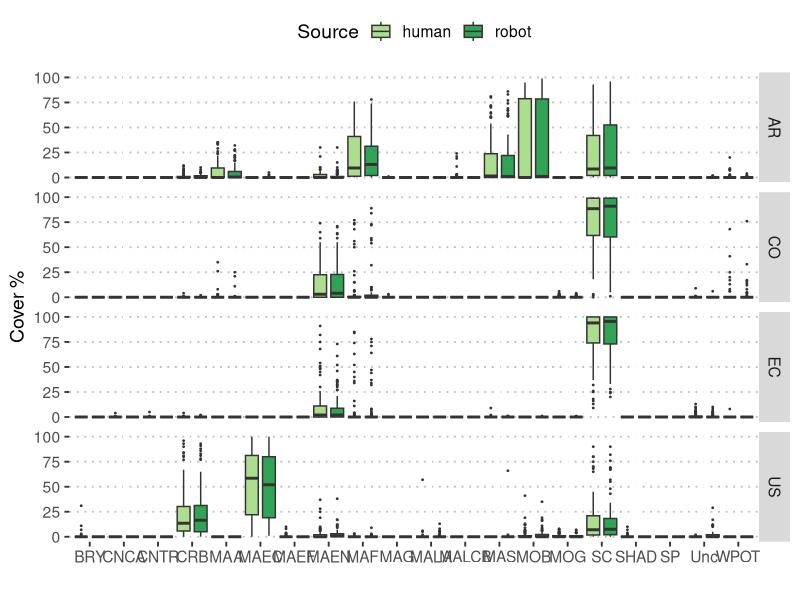
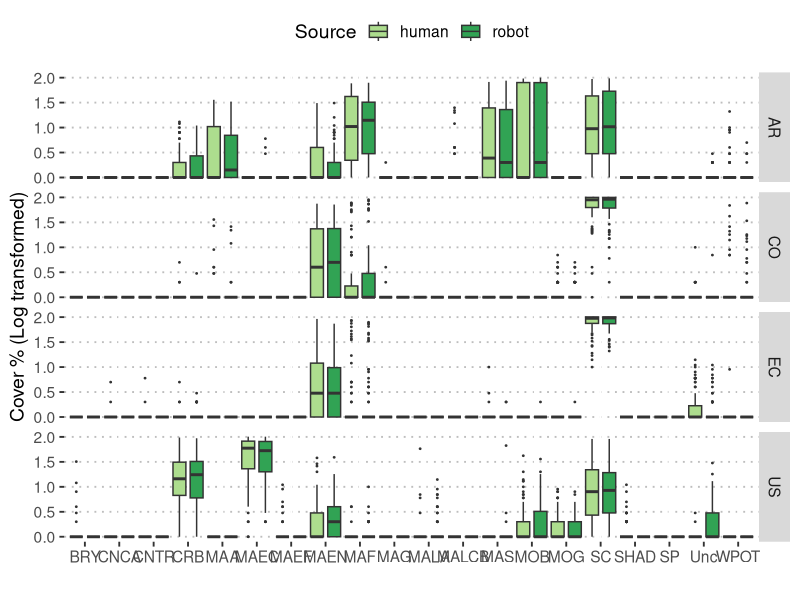
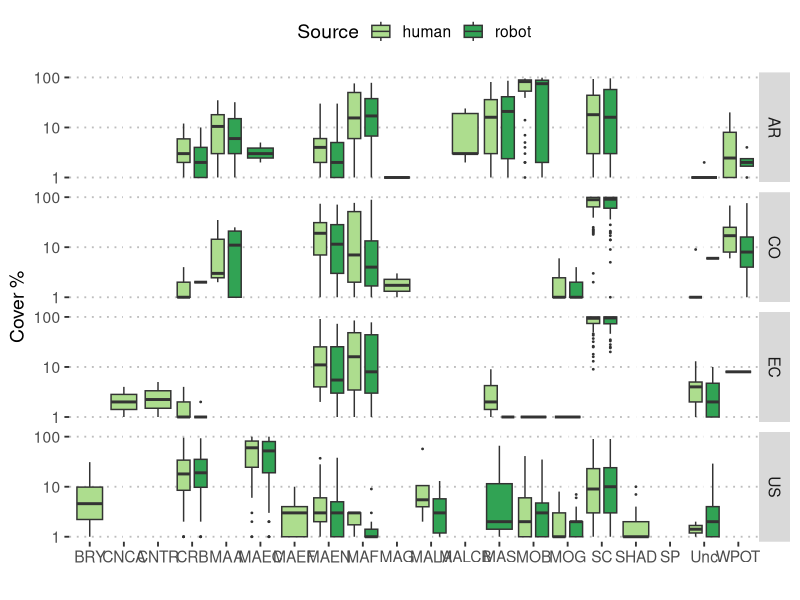
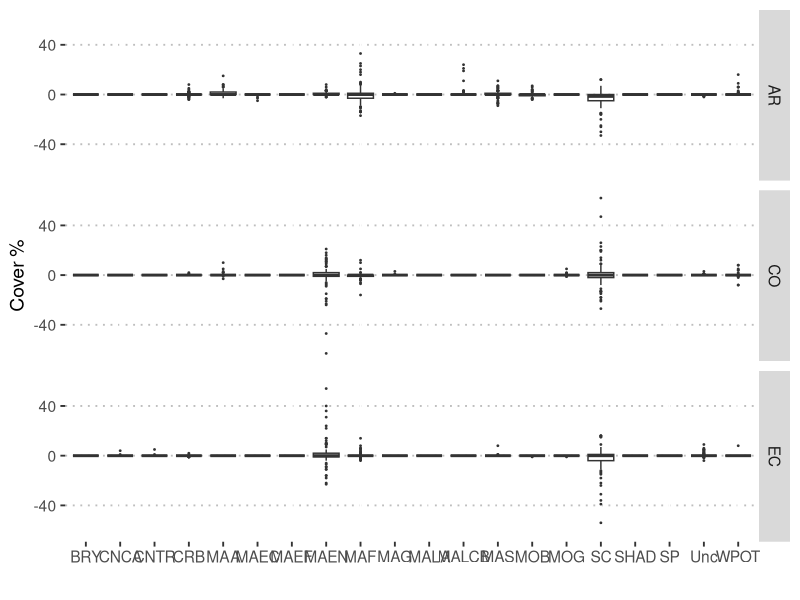
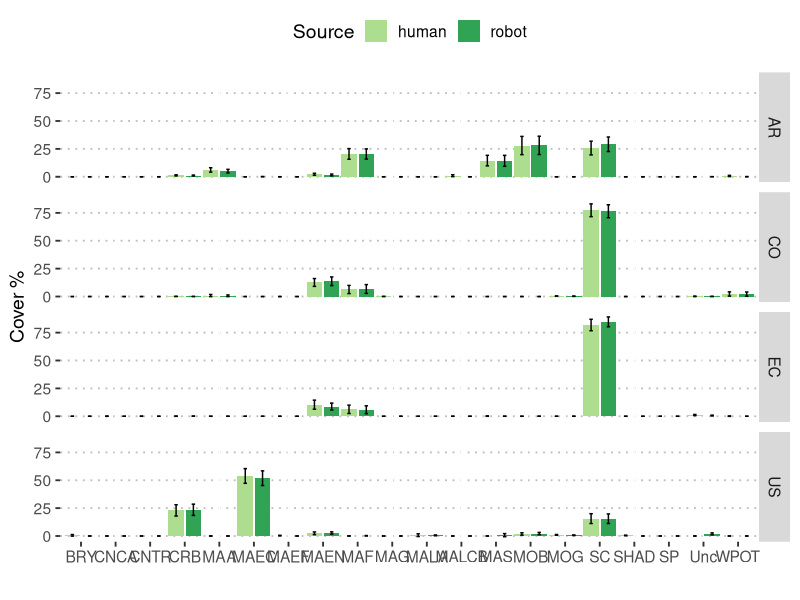
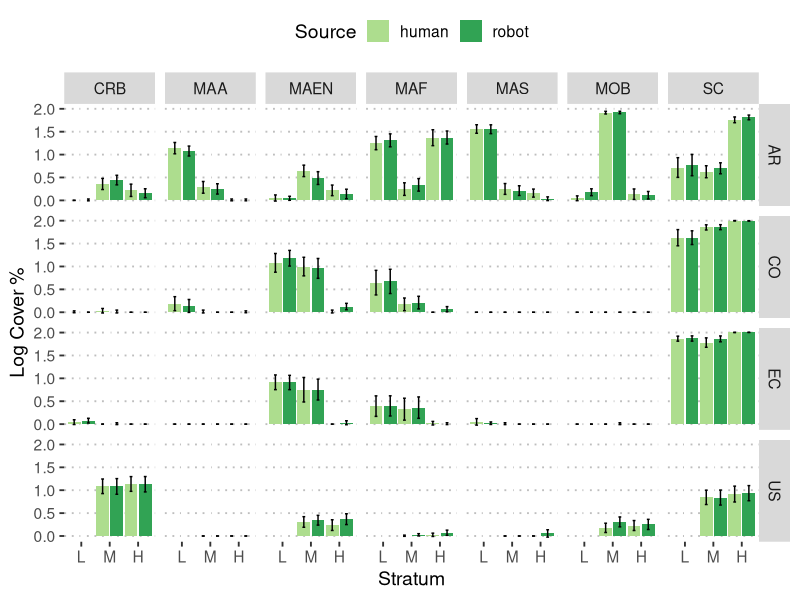
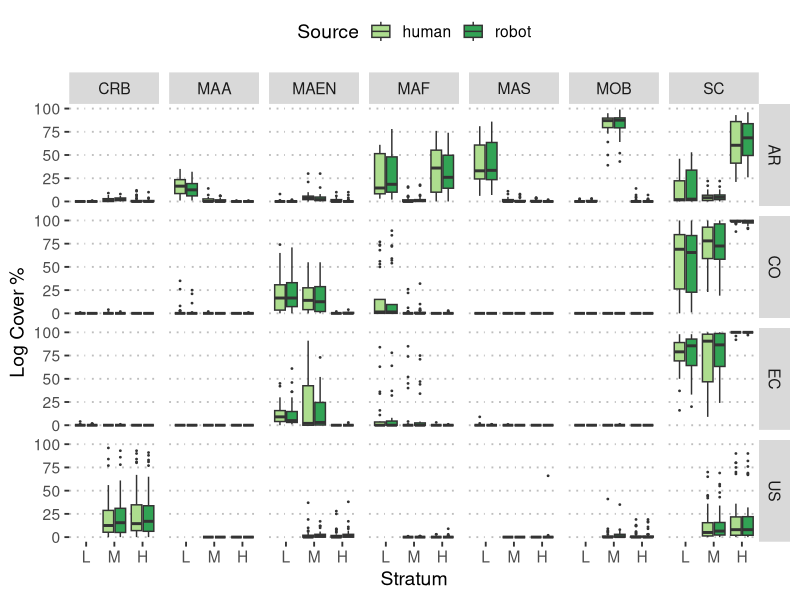
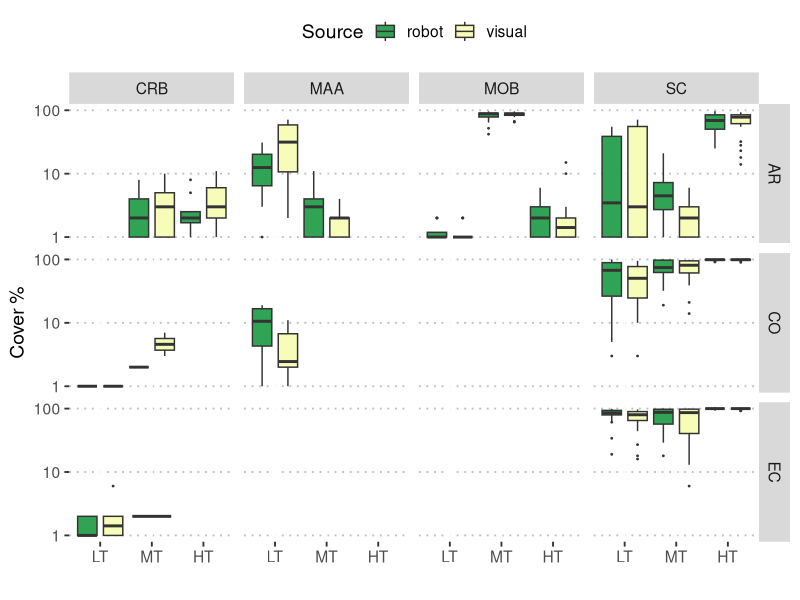

The R source for these figures, in order:
## Make Figure 2

library(readr)
library(ggplot2)
library(ggpubr)
library(dplyr)


selectedLabels <- c("CRB", "MOB", "SC", "MAF", "MAEN", "MAA", "MAS")  ## remove MAEC as it is only present in US
sourceColor <- c(visual="#f7fcb9", human="#addd8e", robot="#31a354")


###################
## Human vs Robot
##################
DF_HR <- read_csv("./DataClean/DF_HumanRobot.csv", col_types = cols())
DF_HR$strata <- factor(DF_HR$strata, levels = c("LT", "MT", "HT"))

pp <- ggplot(DF_HR, aes(Label, Cover))
pp + geom_boxplot(position=position_dodge(1), aes(fill=source), outlier.size = 0.3) +
  labs(x="", y="Cover %") + 
  scale_colour_manual("Source", values = sourceColor, aesthetics = 'fill') + 
  facet_grid(country~.) + 
  theme_pubclean(base_size=14)


## if log transformed, you can see better the labels with low cover values
pp <- ggplot(DF_HR, aes(Label, log10(Cover+1)))
pp + geom_boxplot(position=position_dodge(1), aes(fill=source), outlier.size = 0.3) +
  labs(x="", y="Cover % (Log transformed)") + 
  scale_colour_manual("Source", values = sourceColor, aesthetics = 'fill') + 
  facet_grid(country~.) + 
  theme_pubclean(base_size=14)


## Idem but without transforming the variable but using log scale Y-axis
pp <- ggplot(DF_HR, aes(Label, Cover))
pp + geom_boxplot(position=position_dodge(1), aes(fill=source), outlier.size = 0.3) +
  labs(x="", y="Cover %") + 
  scale_y_log10()  +
  scale_colour_manual("Source", values = sourceColor, aesthetics = 'fill') + 
  facet_grid(country~.) + 
  theme_pubclean(base_size=14)


## Let's try plotting the DIFFERENCE, so we can see all the labels around zero
DF_HRdiff <- DF_HR %>% group_by(Name, country, site, strata, Label) %>% 
  summarise(CoverDiff = Cover[source=="human"] - Cover[source=="robot"])

pp <- ggplot(DF_HRdiff, aes(Label, CoverDiff))
pp + geom_boxplot(position=position_dodge(1),outlier.size = 0.3) +
  labs(x="", y="Cover %") + 
  #scale_colour_manual("Source", values = sourceColor, aesthetics = 'fill') + 
  facet_grid(country~.) + 
  theme_pubclean(base_size=14)


## Bar plot with confidence intervals
DF_HRmean <- DF_HR %>% group_by(country, Label, source) %>% 
  summarise(Cover.mean = mean(Cover, na.rm=T),
            Cover.sd = sd(Cover, na.rm=T),
            Cover.n = n(),
            Cover.CIlower = Cover.mean - 1.96*Cover.sd/sqrt(Cover.n), 
            Cover.CIupper = Cover.mean + 1.96*Cover.sd/sqrt(Cover.n))

pp <- ggplot(DF_HRmean, aes(Label, Cover.mean, fill=source))
pp + geom_bar(stat="identity", position=position_dodge(1), aes(fill=source)) +
  geom_errorbar(aes(ymin=Cover.CIlower, ymax=Cover.CIupper), width = 0.2, position=position_dodge(1)) + 
  labs(x="", y="Cover %") + 
  scale_colour_manual("Source", values = sourceColor, aesthetics = 'fill') + 
  facet_grid(country~.) + 
  theme_pubclean(base_size=14)



## THIS IS A REPLICA OF FIGURE 2
## Cover ~strata faceted by country and label. mean and sd calculated using log of Cover+1
DF_HRmean <- DF_HR %>% filter(Label %in% selectedLabels ) %>% 
  group_by(country, strata, Label, source) %>% 
  summarise(Cover.mean = mean(log10(Cover+1), na.rm=T),
            Cover.sd = sd(log10(Cover+1), na.rm=T),
            Cover.n = n(),
            Cover.CIlower = Cover.mean - 1.96*Cover.sd/sqrt(Cover.n), 
            Cover.CIupper = Cover.mean + 1.96*Cover.sd/sqrt(Cover.n))

pp <- ggplot(DF_HRmean, aes(strata, Cover.mean, fill=source))
pp + geom_bar(stat="identity", position=position_dodge(1), aes(fill=source)) +
  geom_errorbar(aes(ymin=Cover.CIlower, ymax=Cover.CIupper), width = 0.2, position=position_dodge(1)) + 
  labs(x="Stratum", y="Log Cover %") + 
  scale_x_discrete(breaks=c("HT", "MT", "LT"), labels=c("H", "M", "L")) + 
  scale_colour_manual("Source", values = sourceColor, aesthetics = 'fill') + 
  facet_grid(country~Label) + 
  theme_pubclean(base_size=14)



## THIS IS A REPLICA OF FIGURE 2, but with BOX PLOTS
## Cover ~strata faceted by country and label. mean and sd calculated using log of Cover+1
pp <- ggplot(DF_HR %>% filter(Label %in% selectedLabels), aes(strata, Cover, fill=source))
pp + geom_boxplot(position=position_dodge(0.85), aes(fill=source), outlier.size = 0.3) +
  labs(x="Stratum", y="Log Cover %") + 
  scale_x_discrete(breaks=c("HT", "MT", "LT"), labels=c("H", "M", "L")) + 
  scale_colour_manual("Source", values = sourceColor, aesthetics = 'fill') + 
  facet_grid(country~Label) + 
  theme_pubclean(base_size=14)






###################
## Visual vs Robot
##################

DF_VR <- read_csv("./DataClean/DF_VisualRobot.csv", col_types = cols())
DF_VR$strata <- factor(DF_VR$strata, levels = c("LT", "MT", "HT"))

## remove US from Visual
pp <- ggplot(DF_VR %>% filter(country != "US", Label %in% selectedLabels), aes(strata, Cover))
pp + geom_boxplot(position=position_dodge(1), aes(fill=source), outlier.size = 0.3) +
  labs(x="", y="Cover %") + 
  scale_y_log10() + 
  scale_colour_manual("Source", values = sourceColor, aesthetics = 'fill') + 
  facet_grid(country~Label) + 
  theme_pubclean(base_size=14)


## With Log transformation

pp <- ggplot(DF_VR %>% filter(country != "US"), aes(Label, log10(Cover+1)))
pp + geom_boxplot(position=position_dodge(1), aes(fill=source), outlier.size = 0.3) +
  labs(x="", y="Cover %") + 
  scale_colour_manual("Source", values = sourceColor, aesthetics = 'fill') + 
  facet_grid(country~.) + 
  theme_pubclean(base_size=14)

## Plot the DIFFERENCE
DF_VRdiff <- DF_VR %>% group_by(Name, country, site, strata, Label) %>% 
  summarise(CoverDiff = Cover[source=="visual"] - Cover[source=="robot"])

pp <- ggplot(DF_VRdiff, aes(Label, CoverDiff))
pp + geom_boxplot(position=position_dodge(1),outlier.size = 0.3) +
  labs(x="", y="Cover %") + 
  #scale_colour_manual("Source", values = sourceColor, aesthetics = 'fill') + 
  facet_grid(country~.) + 
  theme_pubclean(base_size=14)


## THIS IS A REPLICA OF FIGURE 2
## Cover ~strata faceted by country and label. mean and sd calculated using log of Cover+1
DF_VRmean <- DF_VR %>% filter(Label %in% selectedLabels , country !="US") %>% 
  group_by(country, strata, Label, source) %>% 
  summarise(Cover.mean = mean(log10(Cover+1), na.rm=T),
            Cover.sd = sd(log10(Cover+1), na.rm=T),
            Cover.n = n(),
            Cover.CIlower = Cover.mean - 1.96*Cover.sd/sqrt(Cover.n), 
            Cover.CIupper = Cover.mean + 1.96*Cover.sd/sqrt(Cover.n))

pp <- ggplot(DF_VRmean, aes(strata, Cover.mean, fill=source))
pp + geom_bar(stat="identity", position=position_dodge(1), aes(fill=source)) +
  geom_errorbar(aes(ymin=Cover.CIlower, ymax=Cover.CIupper), width = 0.2, position=position_dodge(1)) + 
  labs(x="Stratum", y="Log Cover %") + 
  scale_x_discrete(breaks=c("HT", "MT", "LT"), labels=c("H", "M", "L")) + 
  scale_colour_manual("Source", values = sourceColor, aesthetics = 'fill') + 
  facet_grid(country~Label) + 
  theme_pubclean(base_size=14)


